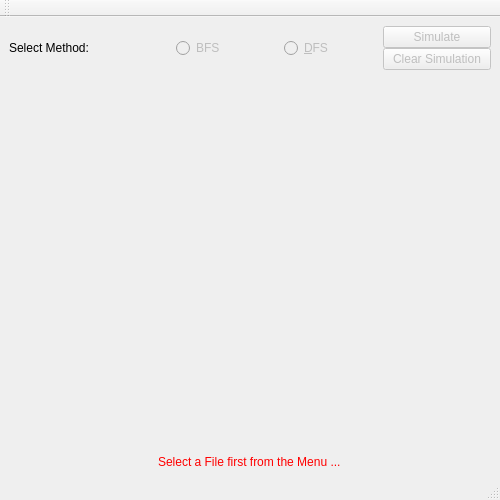
<?xml version="1.0" encoding="UTF-8"?>
<ui version="4.0">
 <class>MainWindow</class>
 <widget class="QMainWindow" name="MainWindow">
  <property name="geometry">
   <rect>
    <x>0</x>
    <y>0</y>
    <width>500</width>
    <height>500</height>
   </rect>
  </property>
  <property name="minimumSize">
   <size>
    <width>500</width>
    <height>500</height>
   </size>
  </property>
  <property name="maximumSize">
   <size>
    <width>500</width>
    <height>500</height>
   </size>
  </property>
  <property name="windowTitle">
   <string>BFS and DFS</string>
  </property>
  <widget class="QWidget" name="centralwidget">
   <layout class="QGridLayout" name="gridLayout">
    <item row="3" column="0">
     <spacer name="verticalSpacer">
      <property name="orientation">
       <enum>Qt::Vertical</enum>
      </property>
      <property name="sizeType">
       <enum>QSizePolicy::Fixed</enum>
      </property>
      <property name="sizeHint" stdset="0">
       <size>
        <width>20</width>
        <height>20</height>
       </size>
      </property>
     </spacer>
    </item>
    <item row="2" column="0">
     <layout class="QHBoxLayout" name="horizontalLayout">
      <property name="spacing">
       <number>0</number>
      </property>
      <property name="sizeConstraint">
       <enum>QLayout::SetFixedSize</enum>
      </property>
      <property name="leftMargin">
       <number>0</number>
      </property>
      <property name="topMargin">
       <number>0</number>
      </property>
      <property name="rightMargin">
       <number>0</number>
      </property>
      <property name="bottomMargin">
       <number>0</number>
      </property>
      <item>
       <widget class="QLabel" name="label">
        <property name="text">
         <string>Select Method:</string>
        </property>
       </widget>
      </item>
      <item alignment="Qt::AlignRight">
       <widget class="QRadioButton" name="radioButton01">
        <property name="enabled">
         <bool>false</bool>
        </property>
        <property name="text">
         <string>BFS</string>
        </property>
       </widget>
      </item>
      <item alignment="Qt::AlignRight">
       <widget class="QRadioButton" name="radioButton02">
        <property name="enabled">
         <bool>false</bool>
        </property>
        <property name="text">
         <string>&amp;DFS</string>
        </property>
       </widget>
      </item>
      <item>
       <spacer name="horizontalSpacer">
        <property name="orientation">
         <enum>Qt::Horizontal</enum>
        </property>
        <property name="sizeType">
         <enum>QSizePolicy::Fixed</enum>
        </property>
        <property name="sizeHint" stdset="0">
         <size>
          <width>50</width>
          <height>20</height>
         </size>
        </property>
       </spacer>
      </item>
      <item>
       <layout class="QVBoxLayout" name="verticalLayout">
        <item>
         <widget class="QPushButton" name="pushButton01">
          <property name="enabled">
           <bool>false</bool>
          </property>
          <property name="text">
           <string>Simulate</string>
          </property>
         </widget>
        </item>
        <item>
         <widget class="QPushButton" name="pushButton02">
          <property name="enabled">
           <bool>false</bool>
          </property>
          <property name="text">
           <string>Clear Simulation</string>
          </property>
         </widget>
        </item>
       </layout>
      </item>
     </layout>
    </item>
    <item row="4" column="0" rowspan="5">
     <layout class="QGridLayout" name="gridLayout_3" columnminimumwidth="0">
      <property name="spacing">
       <number>0</number>
      </property>
      <item row="0" column="0" alignment="Qt::AlignHCenter|Qt::AlignBottom">
       <widget class="QLabel" name="labelAviso">
        <property name="styleSheet">
         <string notr="true">font: 14pt &quot;Noto Sans&quot;;
color: rgb(255, 0, 0);</string>
        </property>
        <property name="text">
         <string>Select a File first from the Menu ...</string>
        </property>
       </widget>
      </item>
     </layout>
    </item>
   </layout>
  </widget>
  <widget class="QMenuBar" name="menubar">
   <property name="geometry">
    <rect>
     <x>0</x>
     <y>0</y>
     <width>500</width>
     <height>30</height>
    </rect>
   </property>
  </widget>
  <widget class="QStatusBar" name="statusbar"/>
  <widget class="QToolBar" name="toolBar">
   <property name="windowTitle">
    <string>toolBar</string>
   </property>
   <attribute name="toolBarArea">
    <enum>TopToolBarArea</enum>
   </attribute>
   <attribute name="toolBarBreak">
    <bool>false</bool>
   </attribute>
  </widget>
 </widget>
 <resources/>
 <connections/>
</ui>
